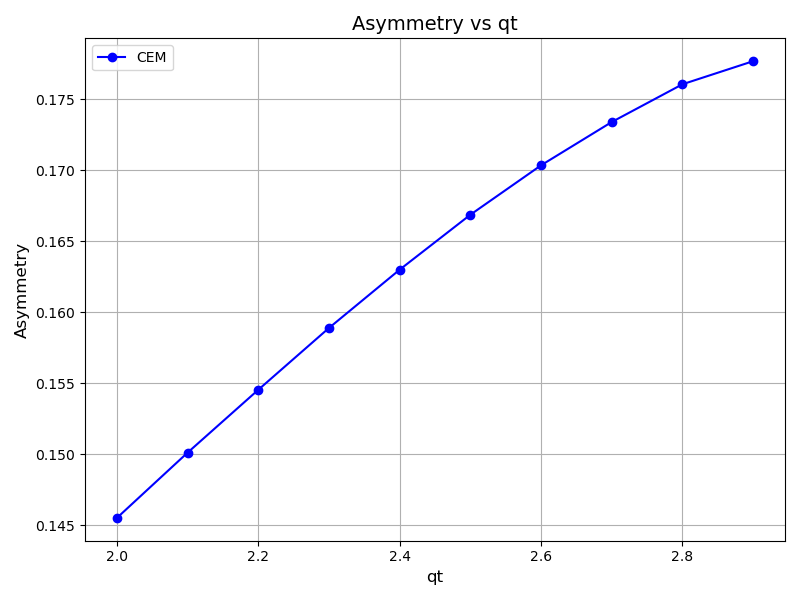

Write Python code to recreate this figure.
import numpy as np
import matplotlib.pyplot as plt

# Load data from the .dat file
# Update the filename and delimiter based on your file format
#filename = 'gmmr_2012_7.2.dat'
data = np.loadtxt('data/gmmr_2012_7.2.dat', delimiter='\t')  # Change delimiter if needed (e.g., '\t' for tab-separated)

# Assuming two columns: X and Y
x = data[:, 0]  # First column
y = data[:, 1]  # Second column

# Plotting the data
plt.figure(figsize=(8, 6))
plt.plot(x, y, label='CEM', marker='o', linestyle='-', color='b')

# Adding labels, title, and legend
plt.xlabel('qt', fontsize=12)
plt.ylabel('Asymmetry', fontsize=12)
plt.title('Asymmetry vs qt', fontsize=14)
plt.legend()
plt.grid(True)
plt.tight_layout()

# Show or save the plot
plt.savefig('epToJpsiCEM.png')  # To save the plot
plt.show()
